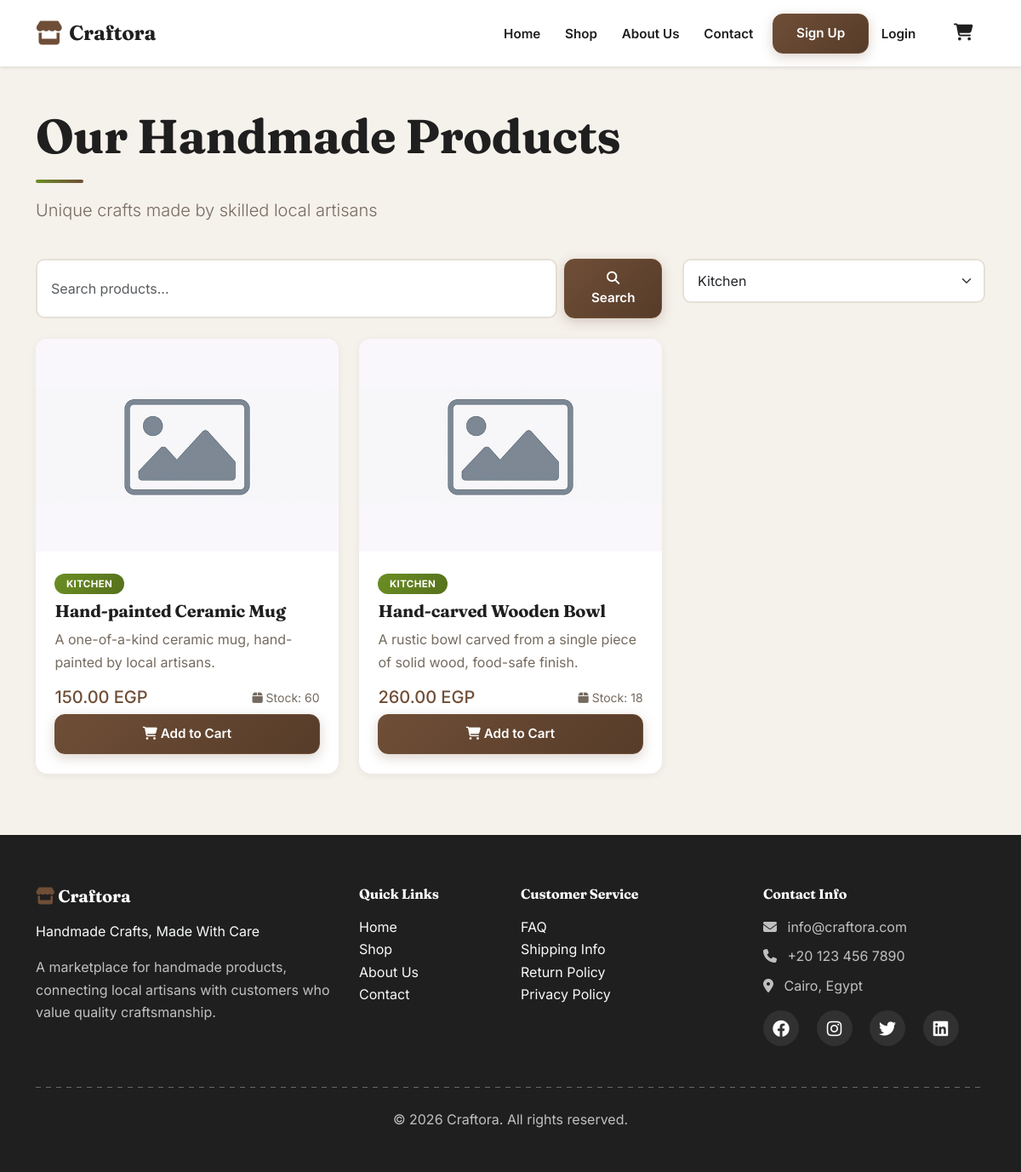
The app's page /products.php?category=Kitchen with its own data.
### tables this page shows
CREATE TABLE IF NOT EXISTS products (
    id              INT UNSIGNED AUTO_INCREMENT PRIMARY KEY,
    name            VARCHAR(150)        NOT NULL,
    description     TEXT                NULL,
    price           DECIMAL(10,2)       NOT NULL,
    category        VARCHAR(80)         NOT NULL,
    image           VARCHAR(255)        NOT NULL,
    stock           INT UNSIGNED        NOT NULL DEFAULT 0,
    featured        BOOLEAN             NOT NULL DEFAULT FALSE,
    created_at      TIMESTAMP           NOT NULL DEFAULT CURRENT_TIMESTAMP
);

### config.php (called while the page is built, shortened)
<?php
function sanitize($data) {
    return trim($data);
}
function formatPrice($price) {
    return number_format($price, 2) . ' EGP';
}
?>

### products.php (the view, shortened to what this page needs)
<?php
require_once 'config.php';
$category = isset($_GET['category']) ? sanitize($_GET['category']) : '';
$search = isset($_GET['search']) ? sanitize($_GET['search']) : '';
$query = "SELECT * FROM products WHERE 1=1";
$types = '';
$params = [];
if ($category !== '') {
    $query .= " AND category = ?";
    $types .= 's';
    $params[] = $category;
}
$query .= " ORDER BY created_at DESC";
$stmt = $conn->prepare($query);
if ($types !== '') {
    $stmt->bind_param($types, ...$params);
}
$stmt->execute();
$products_result = $stmt->get_result();
$categories_query = "SELECT DISTINCT category FROM products ORDER BY category";
$categories_result = $conn->query($categories_query);
?>
<!DOCTYPE html>
<html lang="en">
<head>
    <link href="https://cdn.jsdelivr.net/npm/bootstrap@5.3.0/dist/css/bootstrap.min.css" rel="stylesheet">
    <link rel="stylesheet" href="https://cdnjs.cloudflare.com/ajax/libs/font-awesome/6.4.0/css/all.min.css">
    <link rel="stylesheet" href="css/style.css">
</head>
<body>
    <?php include 'includes/header.php'; ?>
    <div class="container my-5">
        <div class="row mb-4">
            <div class="col-md-12">
                <h1 class="display-4 fw-bold mb-3">Our Handmade Products</h1>
                <p class="lead text-muted">Unique crafts made by skilled local artisans</p>
            </div>
        </div>
        <div class="row mb-4">
            <div class="col-md-8">
                <form action="" method="GET" class="d-flex">
                    <input type="text" name="search" class="form-control me-2" placeholder="Search products..." value="<?php echo htmlspecialchars($search); ?>">
                    <button type="submit" class="btn btn-primary">
                        <i class="fas fa-search"></i> Search
                    </button>
                </form>
            </div>
            <div class="col-md-4">
                <select class="form-select" onchange="window.location.href='products.php?category='+encodeURIComponent(this.value)">
                    <?php while($cat = $categories_result->fetch_assoc()): ?>
                        <option value="<?php echo htmlspecialchars($cat['category']); ?>" <?php echo $category === $cat['category'] ? 'selected' : ''; ?>>
                            <?php echo htmlspecialchars($cat['category']); ?>
                        </option>
                    <?php endwhile; ?>
                </select>
            </div>
        </div>
        <?php if ($products_result->num_rows > 0): ?>
        <div class="row">
            <?php while($product = $products_result->fetch_assoc()): ?>
            <div class="col-md-4 mb-4">
                <div class="card product-card h-100">
                    <img src="images/products/<?php echo $product['image']; ?>" class="card-img-top" alt="<?php echo htmlspecialchars($product['name']); ?>" onerror="this.src='images/placeholder.jpg'">
                    <div class="card-body">
                        <span class="badge bg-secondary mb-2"><?php echo htmlspecialchars($product['category']); ?></span>
                        <h5 class="card-title"><?php echo htmlspecialchars($product['name']); ?></h5>
                        <p class="card-text text-muted"><?php echo htmlspecialchars($product['description']); ?></p>
                        <div class="d-flex justify-content-between align-items-center mb-2">
                            <span class="h5 mb-0 text-primary"><?php echo formatPrice($product['price']); ?></span>
                            <small class="text-muted">
                                <i class="fas fa-box"></i> Stock: <?php echo $product['stock']; ?>
                            </small>
                        </div>
                        <?php if ($product['stock'] > 0): ?>
                            <button class="btn btn-primary w-100 add-to-cart" data-id="<?php echo $product['id']; ?>">
                                <i class="fas fa-shopping-cart"></i> Add to Cart
                            </button>
                        <?php else: ?>
                            <button class="btn btn-secondary w-100" disabled>
                                Out of Stock
                            </button>
                        <?php endif; ?>
                    </div>
                </div>
            </div>
            <?php endwhile; ?>
        </div>
        <?php endif; ?>
    </div>
    <?php include 'includes/footer.php'; ?>
</body>
</html>

### css/style.css (style rules this page uses)
:root { --matte-black: #1F1F1F; --matte-black-rgb: 31, 31, 31; --dark-brown: #6F4E37; --dark-brown-rgb: 111, 78, 55; --dark-brown-deep: #563C29; --light-beige: #F5F1EB; --cream: #FFF8F0; --olive: #6B8E23; --olive-rgb: 107, 142, 35; --olive-deep: #56711C; --white: #FFFFFF; --primary-color: var(--dark-brown); --primary-rgb: var(--dark-brown-rgb); --secondary-color: var(--olive); --secondary-rgb: var(--olive-rgb); --accent-color: var(--olive); --accent-rgb: var(--olive-rgb); --bg-color: var(--light-beige); --card-color: var(--white); --text-color: #2B2420; --text-muted-color: #756A5F; --dark-color: var(--matte-black); --success-color: var(--olive); --danger-color: #A6453A; --warning-color: #B9812E; --radius-sm: 10px; --radius: 14px; --radius-lg: 16px; --shadow-sm: 0 2px 10px rgba(31, 31, 31, 0.06); --shadow-md: 0 10px 26px rgba(31, 31, 31, 0.10); --shadow-lg: 0 18px 40px rgba(31, 31, 31, 0.16); --font-display: 'Fraunces', Georgia, 'Times New Roman', serif; --font-body: 'Inter', 'Segoe UI', Tahoma, Geneva, Verdana, sans-serif; }
* { box-sizing: border-box; }
html { scroll-behavior: smooth; }
body { font-family: var(--font-body); color: var(--text-color); background-color: var(--bg-color); -webkit-font-smoothing: antialiased; line-height: 1.65; }
h1, h2, h3, h4, h5, h6 { font-family: var(--font-display); color: var(--matte-black); font-weight: 600; letter-spacing: -0.01em; }
h1.display-3::after, h1.display-4::after, h1.display-5::after, h2.display-5::after { content: ''; display: block; width: 56px; height: 4px; margin-top: 1.1rem; border-radius: 4px; background: linear-gradient(90deg, var(--olive), var(--dark-brown)); }
.text-primary { color: var(--dark-brown) !important; }
.text-muted { color: var(--text-muted-color) !important; }
.bg-secondary { background: linear-gradient(120deg, var(--olive), var(--olive-deep)) !important; color: #fff !important; }
.btn { font-family: var(--font-body); font-weight: 600; font-size: 0.95rem; border-radius: 12px; transition: all 0.25s ease; }
.btn-primary { background: linear-gradient(135deg, var(--dark-brown) 0%, var(--dark-brown-deep) 100%); border-color: var(--dark-brown); color: #fff; padding: 0.7rem 1.7rem; box-shadow: 0 4px 14px rgba(var(--dark-brown-rgb), 0.25); }
.card { border: none; border-radius: var(--radius); box-shadow: var(--shadow-sm); background-color: var(--white); }
.product-card { border: none; border-radius: var(--radius); overflow: hidden; transition: transform 0.35s ease, box-shadow 0.35s ease; box-shadow: var(--shadow-sm); background-color: var(--white); }
.product-card img { height: 250px; object-fit: cover; transition: transform 0.4s ease; }
.product-card .card-body { padding: 1.4rem; }
.product-card .badge { font-size: 0.72rem; letter-spacing: 0.03em; text-transform: uppercase; font-weight: 700; padding: 0.4rem 0.85rem; border-radius: 20px; }
.card-title { color: var(--matte-black); font-weight: 700; font-family: var(--font-display); }
.form-control, .form-select { border-radius: var(--radius-sm); padding: 0.75rem 1rem; border: 2px solid #E6E0D6; background-color: var(--white); transition: border-color 0.3s ease, box-shadow 0.3s ease; }
.badge { font-weight: 600; border-radius: 20px; }

### records on screen
products: category "KITCHEN", name "Hand-painted Ceramic Mug", description "A one-of-a-kind ceramic mug, hand-painted by local artisans.", price "150.00 EGP", stock "60"
products: category "KITCHEN", name "Hand-carved Wooden Bowl", description "A rustic bowl carved from a single piece of solid wood, food-safe finish.", price "260.00 EGP", stock "18"

### other values on screen
form field value "Kitchen"
